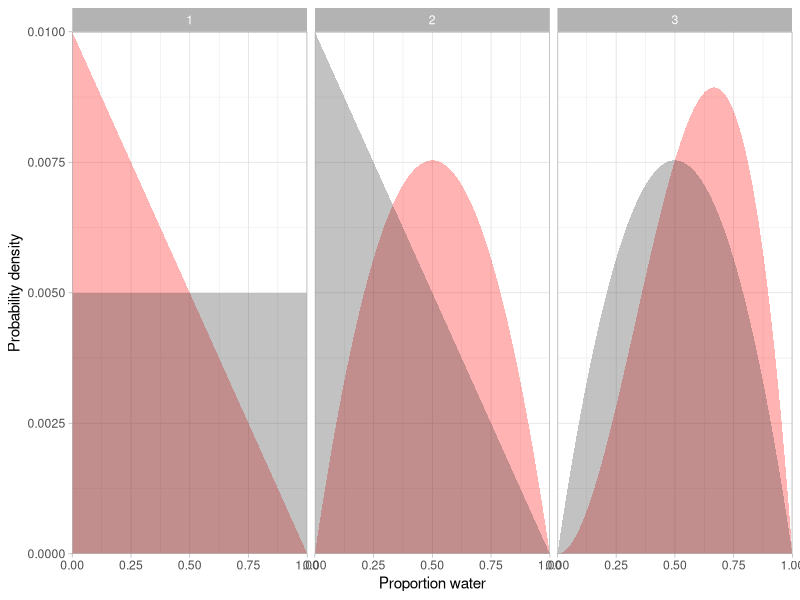
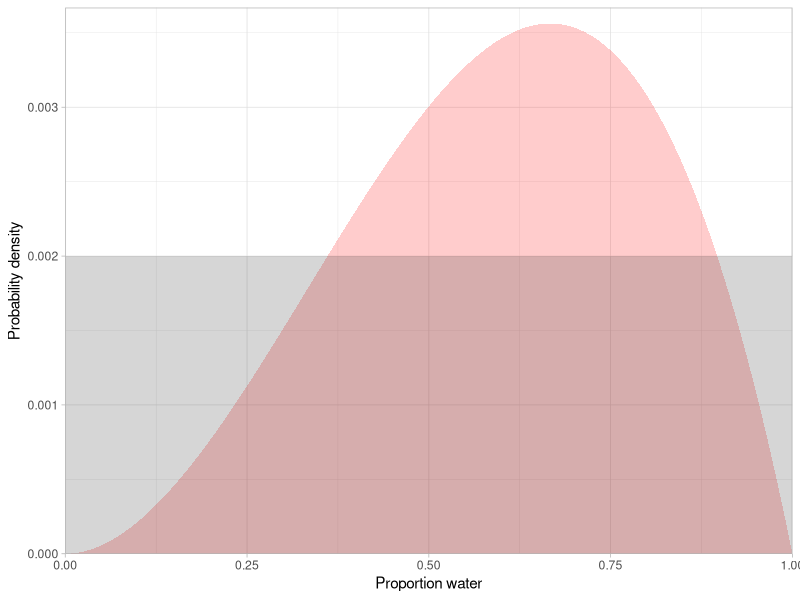
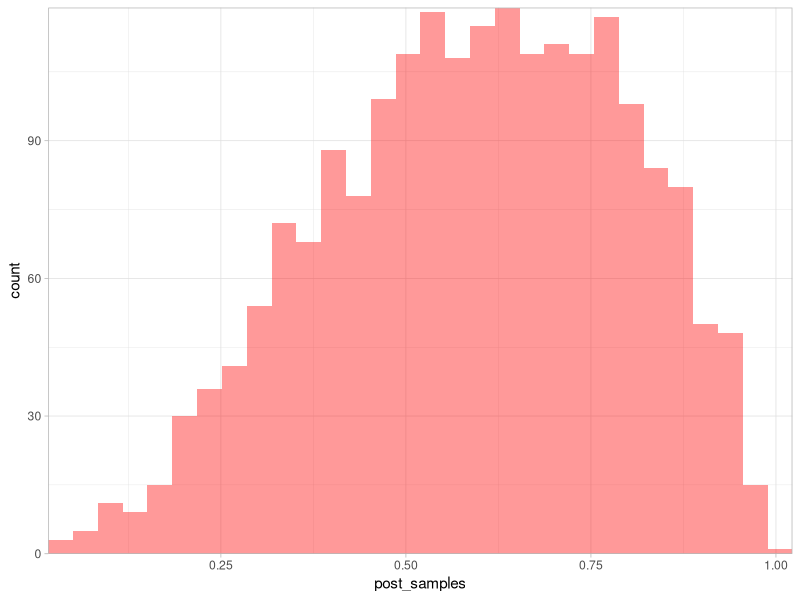
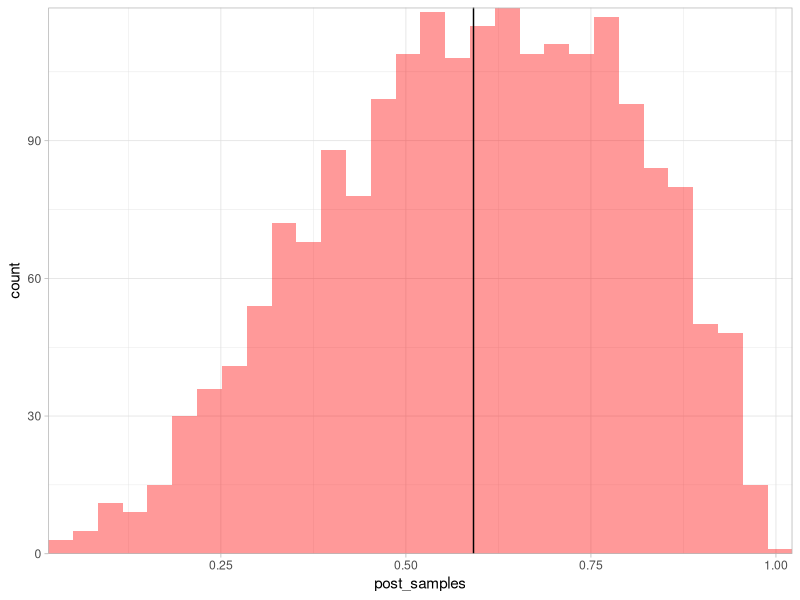
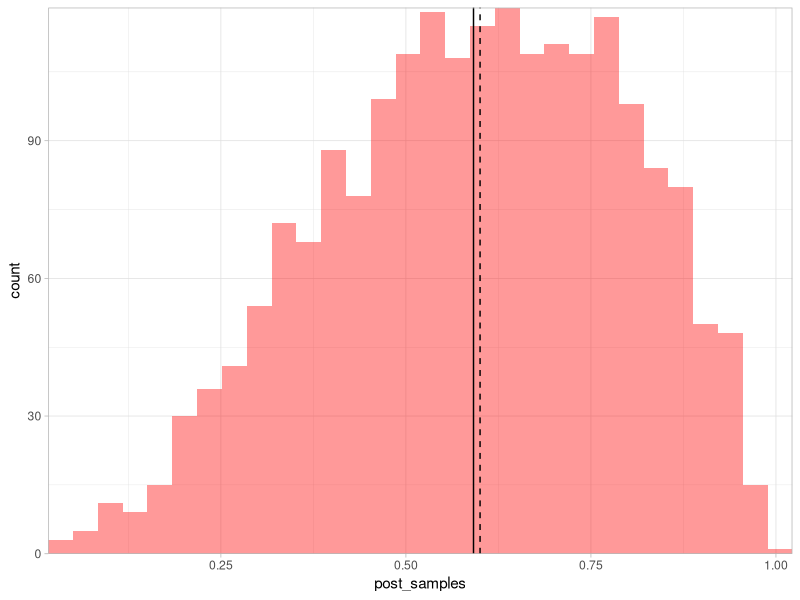
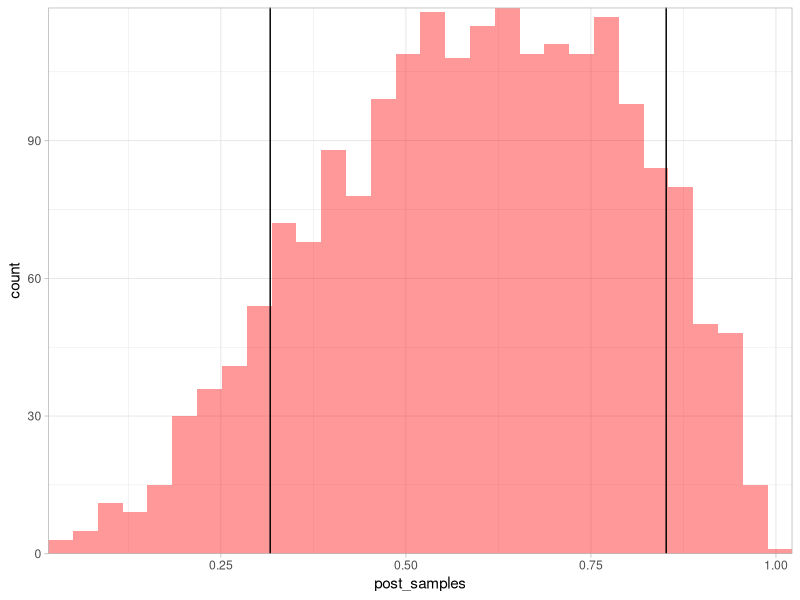
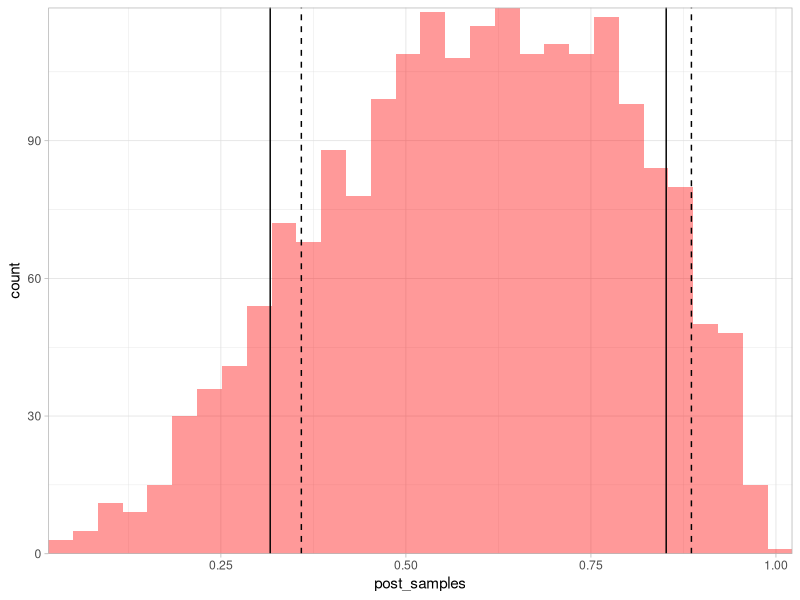
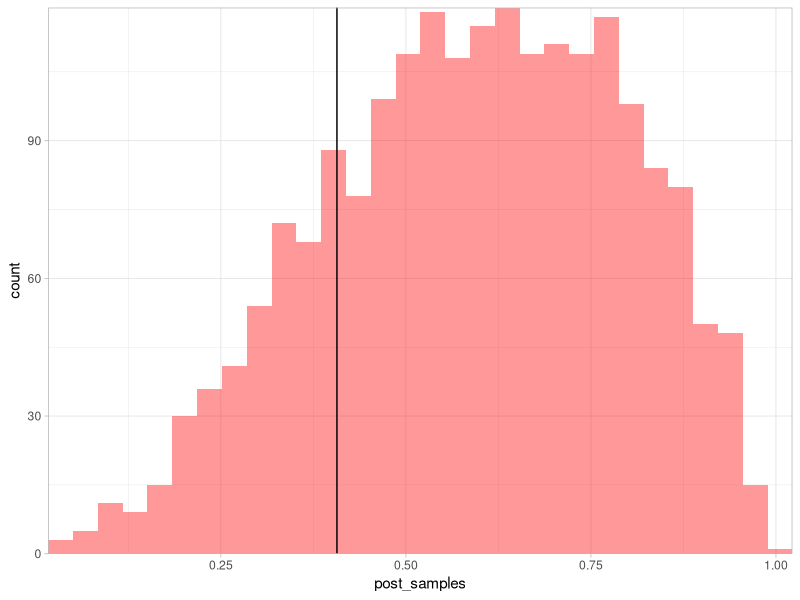

Recreate these plots in R, in order.
## ---- chunk 1
knitr::opts_chunk$set(
  collapse = TRUE,
  comment = "#>",
  fig.width = 6,
  fig.asp = 0.618,
  fig.align = "center"
)
## ---- chunk 2
library(ggplot2)
library(dplyr)
theme_set(theme_light())
## ---- chunk 3
dat <- c("L", "W", "W")
length(dat)
dat <- ifelse(dat == "W", 1, 0)

N <- 200
p <- seq(0, 1, length.out = N)

# --------------------
# try different priors:
prior <- dunif(p, 0, 1)
# prior <- dbinom(2, size = 3, prob = p)
# prior <- dbinom(7, size = 10, prob = p)
# prior <- dbinom(71, size = 100, prob = p)
# prior <- dbinom(5, size = 10, prob = p)
# prior <- dnorm(p, mean = 0.5, sd = 0.3)
# prior <- dbeta(p, shape1 = 3, shape2 = 2)
# prior <- dnorm(p, mean = 0.5, sd = 0.25);prior[1:100] <- 0
# --------------------

prior <- prior / sum(prior) # make sure it sums to 1

out <- list()
for (i in seq_along(dat)) {
  likelihood <- dbinom(sum(dat[i]), size = 1, prob = p) # data likelihood
  posterior <- likelihood * prior # Bayes rule numerator
  posterior <- posterior / sum(posterior) # make sure it sums to 1
  out[[i]] <- data.frame(p, prior, posterior, toss = i) # save it
  prior <- posterior # for next time
}
out <- bind_rows(out)

ggplot(out, aes(x = p, ymax = posterior, ymin = 0, group = toss)) +
  geom_ribbon(alpha = 0.3, fill = "red") +
  geom_ribbon(aes(x = p, ymax = prior, ymin = 0), alpha = 0.3) +
  coord_cartesian(expand = FALSE) +
  xlab("Proportion water") +
  ylab("Probability density")  +
  facet_wrap(~toss)
## ---- chunk 4
N <- 500 # bigger for smoother histograms below
p <- seq(0, 1, length.out = N)

prior <- dunif(p, 0, 1) / length(p)
# prior <- dbinom(2, size = 3, prob = p)
# prior <- dnorm(p, mean = 0.5, sd = 0.25)
# prior <- dbeta(p, shape1 = 3, shape2 = 2)
# prior <- dnorm(p, mean = 0.5, sd = 0.25);prior[1:100] <- 0
# prior <- c(1:250, 250:1)
prior <- prior / sum(prior)

likelihood <- dbinom(sum(dat), size = length(dat), prob = p)
posterior <- likelihood * prior
posterior <- posterior / sum(posterior)

ggplot(tibble(posterior, prior), 
  aes(x = p, ymax = posterior, ymin = 0)) +
  geom_ribbon(alpha = 0.2, fill = "red") +
  geom_ribbon(aes(x = p, ymax = prior, ymin = 0), alpha = 0.2) +
  coord_cartesian(expand = FALSE, ylim = c(0, 1.03 * max(c(posterior, prior)))) +
  xlab("Proportion water") +
  ylab("Probability density")
## ---- chunk 5
post_samples <- sample(p, prob = posterior, size = 2000, replace = TRUE)
## ---- chunk 6
g <- ggplot(tibble(post_samples), aes(post_samples)) + 
  geom_histogram(bins = 30, alpha = 0.4, fill = "red") +
  coord_cartesian(expand = FALSE)
g
## ---- chunk 7
q <- mean(post_samples)
g + geom_vline(xintercept = q)

q_median <- median(post_samples)
g + geom_vline(xintercept = q) + geom_vline(xintercept = q_median, lty = 2)
## ---- chunk 8
q <- quantile(post_samples, probs = c(0.1, 0.9))
g + geom_vline(xintercept = q)
## ---- chunk 9
q_hpd <- coda::HPDinterval(coda::as.mcmc(post_samples), prob = 0.8)
q_hpd <- as.numeric(q_hpd)
q_hpd
g + geom_vline(xintercept = q) + geom_vline(xintercept = q_hpd, lty = 2)
## ---- chunk 10
q <- sort(post_samples)[round(0.2 * length(post_samples))]
q
g + geom_vline(xintercept = q)
## ---- chunk 11
sum(post_samples > 0.5) / length(post_samples)
mean(post_samples > 0.5)
g + geom_vline(xintercept = 0.5)
## ---- chunk 12
mean(post_samples > 0.6 & post_samples < 0.8)
g + geom_vline(xintercept = c(0.6, 0.8))
